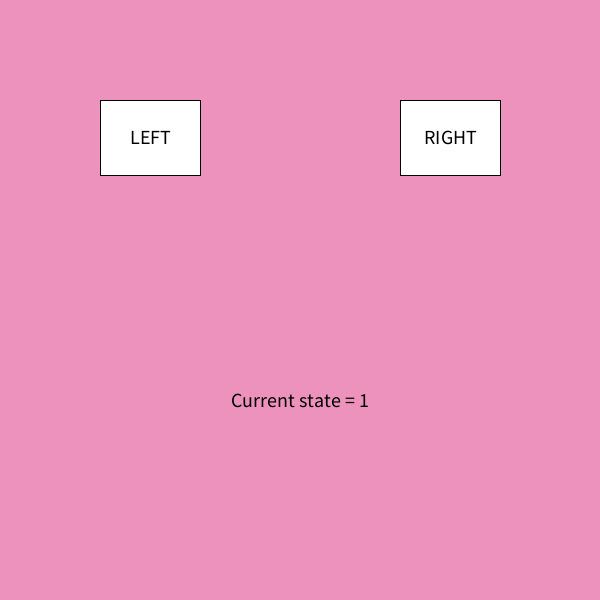
Frame 1 (no input)
Frame 60 (the mouse pressed at the canvas centre just before this capture): identical to frame 1, image omitted
Frame 120 (the mouse held since frame 60 and released just before this capture): identical to frame 1, image omitted

The Processing sketch that drew this single still picture (run headless with seeded random() and noise(); from frame 60 on, the mouse is pressed at the canvas centre):

// Processing sketch: moveBetweenStates
// ── moveBetweenStates.pde
int xLeft = 100;
int yLeft = 100;
int xRight = 400;
int yRight = 100;
int w = 100;
int h = 75;
int state = 1;


void setup() {
  textAlign(CENTER, CENTER);
  textSize(20);
  size(600, 600);
}

void draw() {

  if (state==1) {
    background(237, 146, 189);    // pink
    fill(255);                  // button backgrounds
    rect(xLeft, yLeft, w, h);
    rect(xRight, yRight, w, h);
    fill(0);                    // text on buttons
    text("LEFT", xLeft+w/2, yLeft+h/2);
    text("RIGHT", xRight+w/2, yRight+h/2);
  }

  if (state==2) {
    background(103, 146, 237);    // blue
    fill(255);                  // button backgrounds
    rect(xLeft, yLeft, w, h);
    rect(xRight, yRight, w, h);
    fill(0);                    // text on buttons
    text("LEFT", xLeft+w/2, yLeft+h/2);
    text("RIGHT", xRight+w/2, yRight+h/2);
    text("This is only displayed on state=2",width/2,550);
  }

  // display the current state
  fill(0);
  text("Current state = "+state, width/2, 400);
}


// mouse event handler
// check where the mouse is clicked
// if over the left button, state-1
// if over the right button, state+1
// if statements prevent state being <1 or >2
void mouseClicked() {

  // check left button
  // if state = 2, set it to 1
  if (mouseX>xLeft && mouseX<xLeft+w && 
    mouseY>yLeft && mouseY<yLeft+h) {
    if (state==2) {
      state=1;
    }
  }
  
  // check right button
  // if state is 1, set it to 2
  if (mouseX>xRight && mouseX<xRight+w && 
    mouseY>yRight && mouseY<yRight+h) {
    if (state==1) {
      state=2;
    }
  }
  
}
